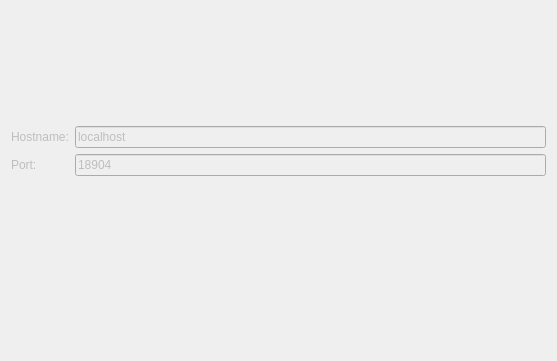
<?xml version="1.0" encoding="UTF-8"?>
<ui version="4.0">
 <class>qMRMLPlusServerLauncherRemoteWidget</class>
 <widget class="qMRMLWidget" name="qMRMLPlusServerLauncherRemoteWidget">
  <property name="geometry">
   <rect>
    <x>0</x>
    <y>0</y>
    <width>557</width>
    <height>361</height>
   </rect>
  </property>
  <property name="windowTitle">
   <string>Form</string>
  </property>
  <layout class="QVBoxLayout" name="verticalLayout_2">
   <property name="sizeConstraint">
    <enum>QLayout::SetMinimumSize</enum>
   </property>
   <item>
    <widget class="qMRMLNodeComboBox" name="PlusServerLauncherComboBox">
     <property name="nodeTypes">
      <stringlist>
       <string>vtkMRMLPlusServerLauncherNode</string>
      </stringlist>
     </property>
     <property name="noneEnabled">
      <bool>true</bool>
     </property>
     <property name="renameEnabled">
      <bool>true</bool>
     </property>
    </widget>
   </item>
   <item>
    <layout class="QFormLayout" name="formLayout">
     <item row="1" column="0">
      <widget class="QLabel" name="HostnameLabel">
       <property name="enabled">
        <bool>false</bool>
       </property>
       <property name="text">
        <string>Hostname:</string>
       </property>
      </widget>
     </item>
     <item row="1" column="1">
      <widget class="QLineEdit" name="HostnameLineEdit">
       <property name="enabled">
        <bool>false</bool>
       </property>
       <property name="text">
        <string>localhost</string>
       </property>
      </widget>
     </item>
     <item row="2" column="0">
      <widget class="QLabel" name="PortLabel">
       <property name="enabled">
        <bool>false</bool>
       </property>
       <property name="text">
        <string>Port:</string>
       </property>
      </widget>
     </item>
     <item row="2" column="1">
      <widget class="QLineEdit" name="PortLineEdit">
       <property name="enabled">
        <bool>false</bool>
       </property>
       <property name="text">
        <string>18904</string>
       </property>
      </widget>
     </item>
    </layout>
   </item>
   <item>
    <widget class="qMRMLPlusServerLauncherTableView" name="PlusServerLauncherTable"/>
   </item>
  </layout>
 </widget>
 <customwidgets>
  <customwidget>
   <class>qMRMLNodeComboBox</class>
   <extends>QWidget</extends>
   <header>qMRMLNodeComboBox.h</header>
   <container>1</container>
  </customwidget>
  <customwidget>
   <class>qMRMLWidget</class>
   <extends>QWidget</extends>
   <header>qMRMLWidget.h</header>
   <container>1</container>
  </customwidget>
  <customwidget>
   <class>qMRMLPlusServerLauncherTableView</class>
   <extends>qMRMLWidget</extends>
   <header>qMRMLPlusServerLauncherTableView.h</header>
  </customwidget>
 </customwidgets>
 <resources>
  <include location="../qMRMLPlusServerLauncherRemoteWidget.qrc"/>
 </resources>
 <connections>
  <connection>
   <sender>qMRMLPlusServerLauncherRemoteWidget</sender>
   <signal>mrmlSceneChanged(vtkMRMLScene*)</signal>
   <receiver>PlusServerLauncherTable</receiver>
   <slot>setMRMLScene(vtkMRMLScene*)</slot>
   <hints>
    <hint type="sourcelabel">
     <x>154</x>
     <y>136</y>
    </hint>
    <hint type="destinationlabel">
     <x>154</x>
     <y>150</y>
    </hint>
   </hints>
  </connection>
  <connection>
   <sender>PlusServerLauncherComboBox</sender>
   <signal>currentNodeChanged(vtkMRMLNode*)</signal>
   <receiver>PlusServerLauncherTable</receiver>
   <slot>setLauncherNode(vtkMRMLNode*)</slot>
   <hints>
    <hint type="sourcelabel">
     <x>154</x>
     <y>18</y>
    </hint>
    <hint type="destinationlabel">
     <x>154</x>
     <y>149</y>
    </hint>
   </hints>
  </connection>
  <connection>
   <sender>qMRMLPlusServerLauncherRemoteWidget</sender>
   <signal>mrmlSceneChanged(vtkMRMLScene*)</signal>
   <receiver>PlusServerLauncherComboBox</receiver>
   <slot>setMRMLScene(vtkMRMLScene*)</slot>
   <hints>
    <hint type="sourcelabel">
     <x>249</x>
     <y>168</y>
    </hint>
    <hint type="destinationlabel">
     <x>249</x>
     <y>18</y>
    </hint>
   </hints>
  </connection>
 </connections>
</ui>
